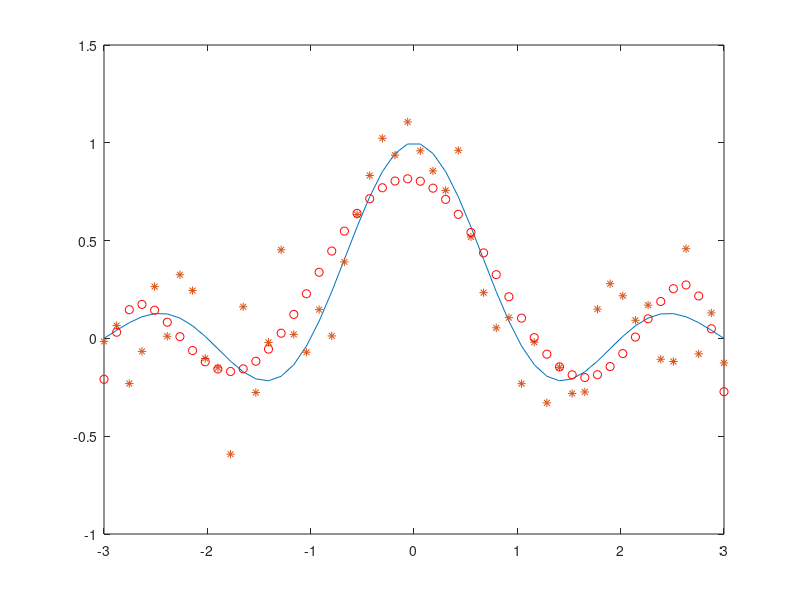

Reproduce this figure in MATLAB.
clc
clear
x=linspace(-3,3,50);
y=sin(pi*x)./(pi*x);
noise=0.2*randn(1,50);
yn=y+noise;
x=x';
yn=yn';

A=[ones(50,1) x x.^2 x.^3 x.^4 x.^5 x.^6];
z=pinv(A)*yn;
yp=A*z;
plot(x,y)
hold on
plot(x,yn,'*')
hold on
plot(x,yp,'ro')